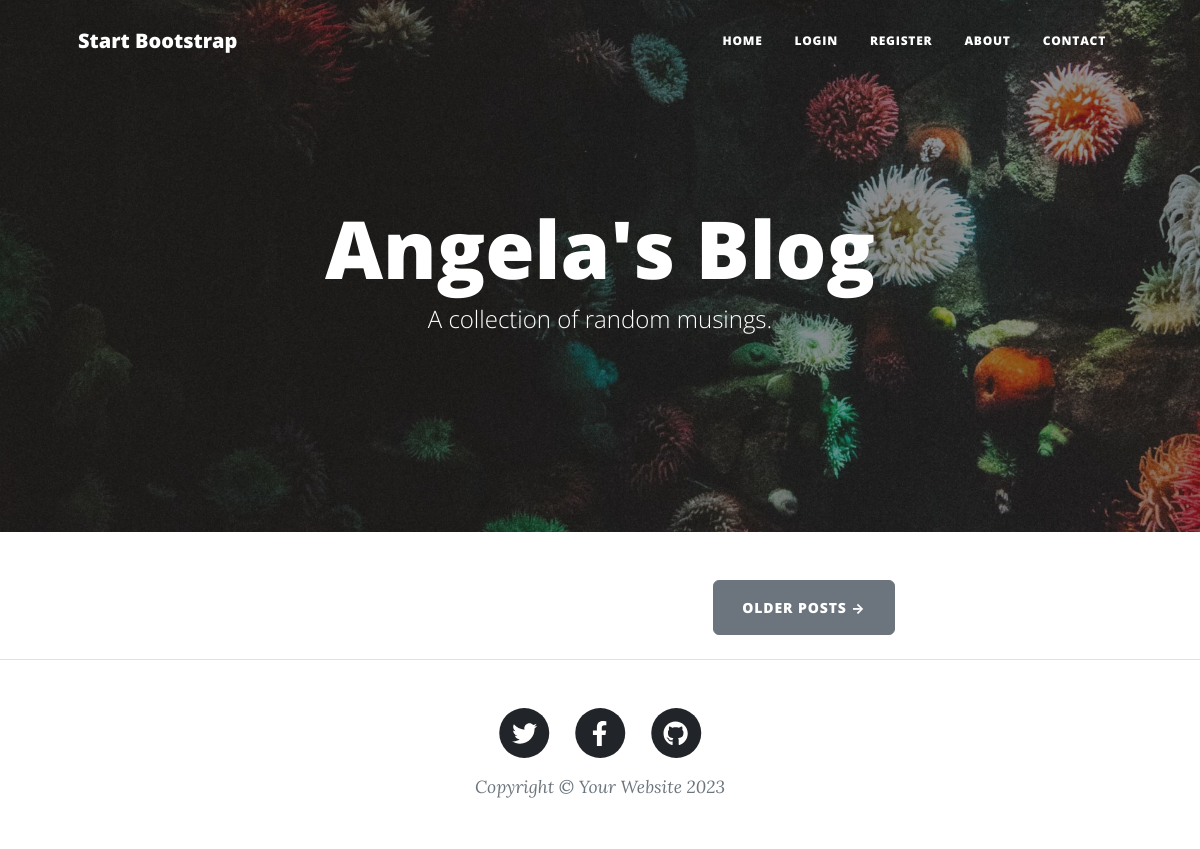
Before: / with the older database file.
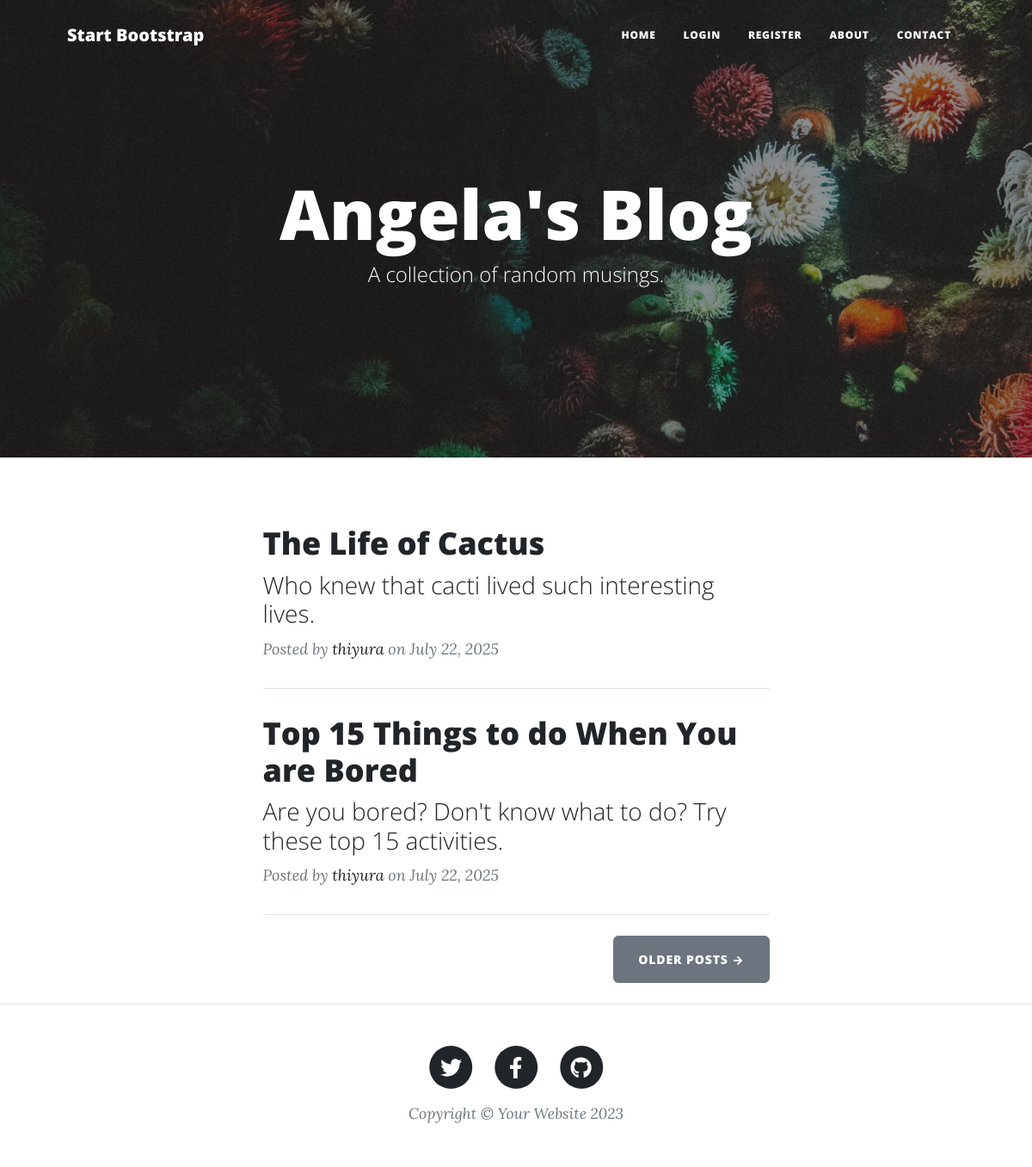
After: the same page with the newer database file.
### main.py (models this page shows)
class BlogPost(db.Model):
    __tablename__ = "blog_posts"
    id: Mapped[int] = mapped_column(Integer, primary_key=True)
    title: Mapped[str] = mapped_column(String(250), unique=True, nullable=False)
    subtitle: Mapped[str] = mapped_column(String(250), nullable=False)
    date: Mapped[str] = mapped_column(String(250), nullable=False)
    body: Mapped[str] = mapped_column(Text, nullable=False)
    img_url: Mapped[str] = mapped_column(String(250), nullable=False)
    author_id: Mapped[int] = mapped_column(Integer, db.ForeignKey("users.id"))
    author = relationship("User", back_populates="posts")
    comments = relationship("Comment", back_populates="parent_post")

class User(UserMixin, db.Model):
    __tablename__ = "users"
    id: Mapped[int] = mapped_column(Integer, primary_key=True)
    username: Mapped[str] = mapped_column(String(250), nullable=False)
    email: Mapped[str] = mapped_column(String(250), unique=True, nullable=False)
    password: Mapped[str] = mapped_column(String(250), nullable=False)
    posts = relationship("BlogPost", back_populates="author")
    comments = relationship("Comment", back_populates="comment_author")

### main.py (the view)
@app.route('/')
def get_all_posts():
    result = db.session.execute(db.select(BlogPost))
    posts = result.scalars().all()
    return render_template("index.html", all_posts=posts)

### templates/index.html (shortened to what this page needs)
{% include "header.html" %}
<header
  class="masthead"
  style="background-image: url('../static/assets/img/home-bg.jpg')"
>
  <div class="container position-relative px-4 px-lg-5">
    <div class="row gx-4 gx-lg-5 justify-content-center">
      <div class="col-md-10 col-lg-8 col-xl-7">
        <div class="site-heading">
          <h1>Angela's Blog</h1>
          <span class="subheading">A collection of random musings.</span>
        </div>
      </div>
    </div>
  </div>
</header>
<div class="container px-4 px-lg-5">
  <div class="row gx-4 gx-lg-5 justify-content-center">
    <div class="col-md-10 col-lg-8 col-xl-7">
      {% for post in all_posts %}
      <div class="post-preview">
        <a href="{{ url_for('show_post', post_id=post.id) }}">
          <h2 class="post-title">{{ post.title }}</h2>
          <h3 class="post-subtitle">{{ post.subtitle }}</h3>
        </a>
        <p class="post-meta">
          Posted by
          <a href="#">{{post.author.username}}</a>
          on {{post.date}}
        </p>
      </div>
      <hr class="my-4" />
      {% endfor %}
      <div class="d-flex justify-content-end mb-4">
        <a class="btn btn-secondary text-uppercase" href="#!">Older Posts →</a>
      </div>
    </div>
  </div>
</div>
{% include "footer.html" %}

### templates/header.html (shortened to what this page needs)
<!DOCTYPE html>
<html lang="en">
  <head>
    {% block styles %}
    {{ bootstrap.load_css() }}
    <link
      href="{{ url_for('static', filename='css/styles.css') }}"
      rel="stylesheet"
    />
    {% endblock %}
  </head>
  <body>
    <nav class="navbar navbar-expand-lg navbar-light" id="mainNav">
      <div class="container px-4 px-lg-5">
        <a class="navbar-brand" href="/">Start Bootstrap</a>
        <div class="collapse navbar-collapse" id="navbarResponsive">
          <ul class="navbar-nav ms-auto py-4 py-lg-0">
            <li class="nav-item">
              <a
                class="nav-link px-lg-3 py-3 py-lg-4"
                href="{{ url_for('get_all_posts') }}"
                >Home</a
              >
            </li>
            {% if not current_user.is_authenticated: %}
            <li class="nav-item">
              <a
                class="nav-link px-lg-3 py-3 py-lg-4"
                href="{{ url_for('login') }}"
                >Login</a
              >
            </li>
            <li class="nav-item">
              <a
                class="nav-link px-lg-3 py-3 py-lg-4"
                href="{{ url_for('register') }}"
                >Register</a
              >
            </li>
            {% endif %}
            <li class="nav-item">
              <a
                class="nav-link px-lg-3 py-3 py-lg-4"
                href="{{ url_for('about') }}"
                >About</a
              >
            </li>
            <li class="nav-item">
              <a
                class="nav-link px-lg-3 py-3 py-lg-4"
                href="{{ url_for('contact') }}"
                >Contact</a
              >
            </li>
          </ul>
        </div>
      </div>
    </nav>
  </body>
</html>

### templates/footer.html (shortened to what this page needs)
        <footer class="border-top">
          <div class="container px-4 px-lg-5">
              <div class="row gx-4 gx-lg-5 justify-content-center">
                  <div class="col-md-10 col-lg-8 col-xl-7">
                      <ul class="list-inline text-center">
                          <li class="list-inline-item">
                              <a href="#!">
                                  <span class="fa-stack fa-lg">
                                      <i class="fas fa-circle fa-stack-2x"></i>
                                      <i class="fab fa-twitter fa-stack-1x fa-inverse"></i>
                                  </span>
                              </a>
                          </li>
                          <li class="list-inline-item">
                              <a href="#!">
                                  <span class="fa-stack fa-lg">
                                      <i class="fas fa-circle fa-stack-2x"></i>
                                      <i class="fab fa-facebook-f fa-stack-1x fa-inverse"></i>
                                  </span>
                              </a>
                          </li>
                          <li class="list-inline-item">
                              <a href="#!">
                                  <span class="fa-stack fa-lg">
                                      <i class="fas fa-circle fa-stack-2x"></i>
                                      <i class="fab fa-github fa-stack-1x fa-inverse"></i>
                                  </span>
                              </a>
                          </li>
                      </ul>
                      <div class="small text-center text-muted fst-italic">Copyright &copy; Your Website 2023</div>
                  </div>
              </div>
          </div>
      </footer>
  </body>
</html>

Changed rows visible on the page:
added BlogPost: title "The Life of Cactus", subtitle "Who knew that cacti lived such interesting lives.", author.username "thiyura", date "July 22, 2025"
added BlogPost: title "Top 15 Things to do When You are Bored", subtitle "Are you bored? Don't know what to do? Try these top 15 activities.", author.username "thiyura", date "July 22, 2025"
